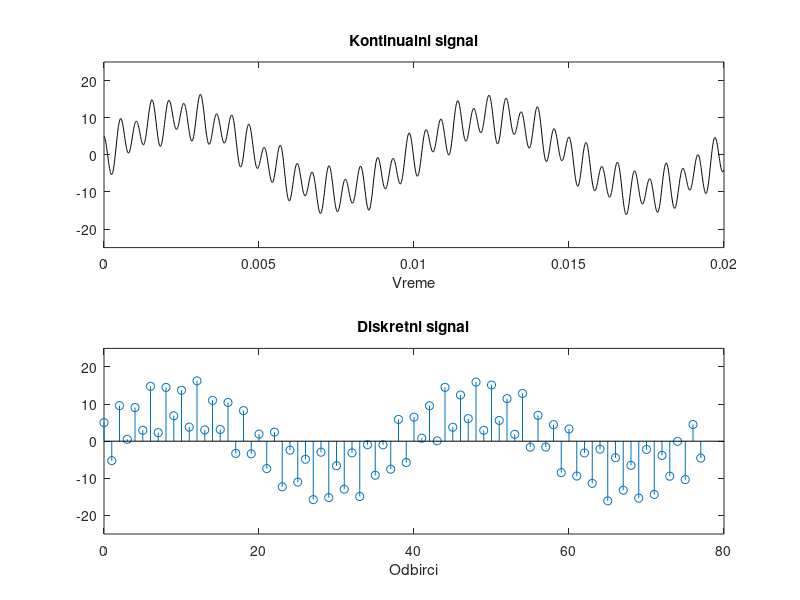

MATLAB code for this plot:
%Definisanje trajanja intervala na kojem se posmatra signal u sekundama
Tmax=0.02;
%Definisanje ucestanosti na kojima se nalaze komponente u signalu
fk=[100 1200 1930];
%Definisanje kontinualnog signala, trajanja 5 ms
tk = 0 : 0.00001: Tmax;
Xk = 10*sin (2*pi*fk(1)*tk) -2*sin (2*pi*fk(2)*tk) + 5*cos (2*pi*fk(3)*tk);
%Odredjivanje maksimalne ucestanosti koja je prisutna u signalu
fk_max = max(fk);
%Definisanje ucestanosti odabiranja
fs = 2*fk_max; Ts = 1/fs;
%Formiranje diskretnog signala
td = 0 : Ts: Tmax;
Xd = 10*sin (2*pi*fk(1)*td) - 2*sin (2*pi*fk(2)*td) + 5*cos (2*pi*fk(3)*td);
%Crtanje kontinualnog signala
subplot (2, 1, 1), plot (tk, Xk,'k');
ylim ([-25 25]); % ogranici opseg y-ose
title ('Kontinualni signal'); % daj ime grafiku
xlabel ('Vreme'); % komentarisi prirodu x-ose
%Crtanje diskretnog signala
subplot (2, 1, 2), stem (0:length(td)-1, Xd);
ylim ([-25 25]); % ogranici opseg y-ose
title ('Diskretni signal'); % daj ime grafiku
xlabel ('Odbirci'); % komentarisi prirodu x-ose
